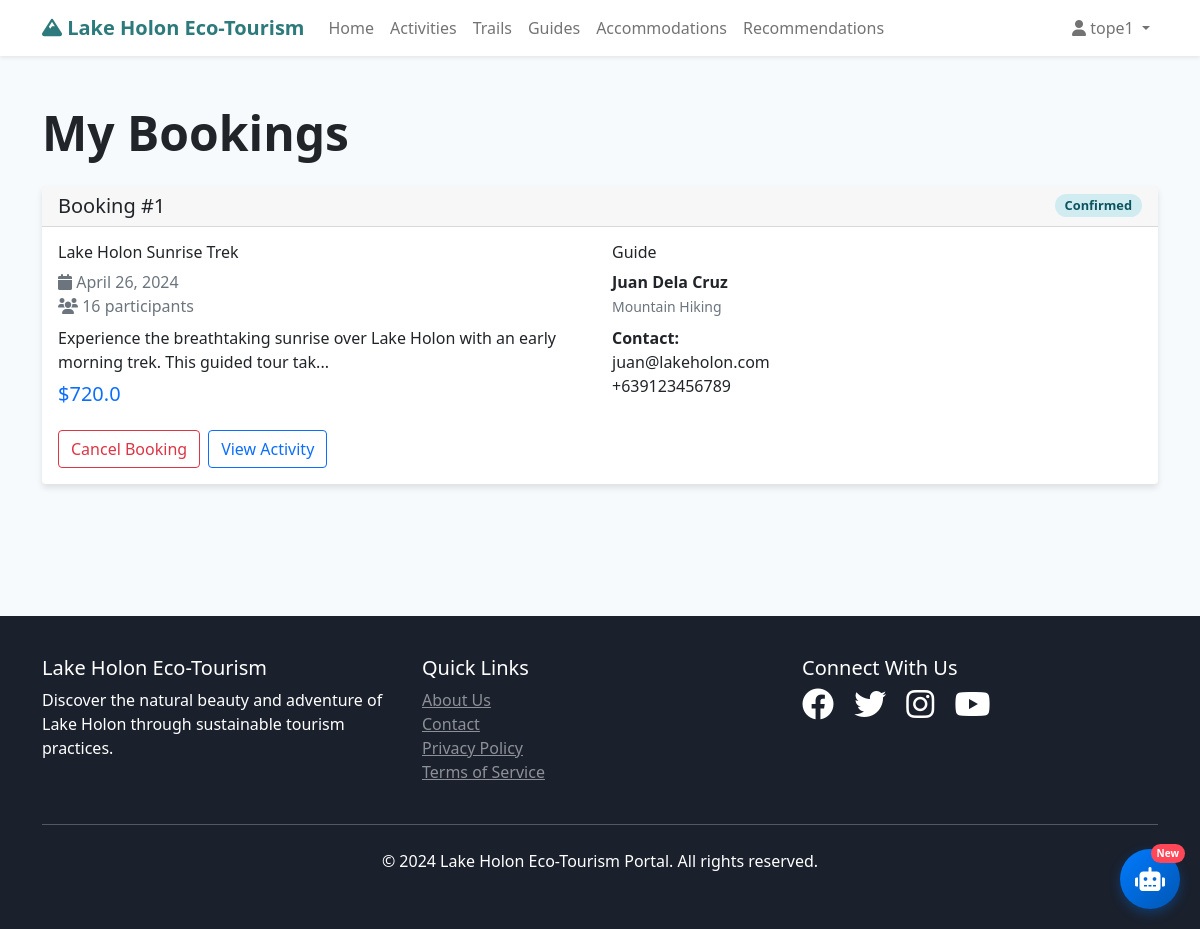
The page /booking/manage (signed in) on the database its author committed.
### app/models.py (models this page shows, shortened)
class User(UserMixin, db.Model):
    id = db.Column(db.Integer, primary_key=True)
    username = db.Column(db.String(80), unique=True, nullable=False)
    email = db.Column(db.String(120), unique=True, nullable=False)
    password_hash = db.Column(db.String(128))
    first_name = db.Column(db.String(50), nullable=False)
    last_name = db.Column(db.String(50), nullable=False)
    phone = db.Column(db.String(20))
    is_admin = db.Column(db.Boolean, default=False)
    created_at = db.Column(db.DateTime, default=datetime.utcnow)
    bookings = db.relationship('Booking', backref='user', lazy=True)
    reviews = db.relationship('Review', backref='user', lazy=True)

class Booking(db.Model):
    id = db.Column(db.Integer, primary_key=True)
    user_id = db.Column(db.Integer, db.ForeignKey('user.id'), nullable=False)
    activity_id = db.Column(db.Integer, db.ForeignKey('activity.id'), nullable=False)
    guide_id = db.Column(db.Integer, db.ForeignKey('guide.id'), nullable=False)
    booking_date = db.Column(db.DateTime, nullable=False)
    number_of_participants = db.Column(db.Integer, nullable=False)
    total_price = db.Column(db.Float, nullable=False)
    status = db.Column(db.String(20), default='pending')  # pending, confirmed, cancelled, completed
    special_requests = db.Column(db.Text)
    created_at = db.Column(db.DateTime, default=datetime.utcnow)
    updated_at = db.Column(db.DateTime, default=datetime.utcnow, onupdate=datetime.utcnow)

class Activity(db.Model):
    id = db.Column(db.Integer, primary_key=True)
    name = db.Column(db.String(100), nullable=False)
    description = db.Column(db.Text, nullable=False)
    category = db.Column(db.String(50), nullable=False)  # hiking, camping, wildlife, etc.
    difficulty = db.Column(db.String(20), nullable=False)  # easy, moderate, hard
    duration_hours = db.Column(db.Float, nullable=False)
    max_participants = db.Column(db.Integer, nullable=False)
    price = db.Column(db.Float, nullable=False)
    image_url = db.Column(db.String(200))
    is_active = db.Column(db.Boolean, default=True)
    created_at = db.Column(db.DateTime, default=datetime.utcnow)
    bookings = db.relationship('Booking', backref='activity', lazy=True)
    reviews = db.relationship('Review', backref='activity', lazy=True)

class Guide(db.Model):
    id = db.Column(db.Integer, primary_key=True)
    name = db.Column(db.String(100), nullable=False)
    email = db.Column(db.String(120), unique=True, nullable=False)
    phone = db.Column(db.String(20), nullable=False)
    specialization = db.Column(db.String(100), nullable=False)
    experience_years = db.Column(db.Integer, nullable=False)
    bio = db.Column(db.Text)
    image_url = db.Column(db.String(200))
    is_available = db.Column(db.Boolean, default=True)
    rating = db.Column(db.Float, default=0.0)
    created_at = db.Column(db.DateTime, default=datetime.utcnow)
    bookings = db.relationship('Booking', backref='guide', lazy=True)

### app/booking/routes.py (the view)
@bp.route('/manage')
@login_required
def manage_bookings():
    bookings = Booking.query.filter_by(user_id=current_user.id).order_by(Booking.created_at.desc()).all()
    return render_template('booking/manage_bookings.html', bookings=bookings)

### app/templates/booking/manage_bookings.html (shortened to what this page needs)
{% extends "base.html" %}
{% block content %}
<div class="container py-5">
    <div class="row">
        <div class="col-12">
            <h1 class="display-5 fw-bold mb-4">My Bookings</h1>
            {% if bookings %}
                {% for booking in bookings %}
                <div class="card mb-4">
                    <div class="card-header">
                        <div class="d-flex justify-content-between align-items-center">
                            <h5 class="mb-0">Booking #{{ booking.id }}</h5>
                            <span class="badge booking-status status-{{ booking.status }}">{{ booking.status.title() }}</span>
                        </div>
                    </div>
                    <div class="card-body">
                        <div class="row">
                            <div class="col-md-6">
                                <h6>{{ booking.activity.name }}</h6>
                                <p class="text-muted mb-2">
                                    <i class="fas fa-calendar"></i> {{ booking.booking_date.strftime('%B %d, %Y') }}<br>
                                    <i class="fas fa-users"></i> {{ booking.number_of_participants }} participants
                                </p>
                                <p class="mb-2">{{ booking.activity.description[:100] }}...</p>
                                <h5 class="text-primary">${{ booking.total_price }}</h5>
                            </div>
                            <div class="col-md-6">
                                <h6>Guide</h6>
                                <p class="mb-2">
                                    <strong>{{ booking.guide.name }}</strong><br>
                                    <small class="text-muted">{{ booking.guide.specialization }}</small>
                                </p>
                                <p class="mb-2">
                                    <strong>Contact:</strong><br>
                                    {{ booking.guide.email }}<br>
                                    {{ booking.guide.phone }}
                                </p>
                            </div>
                        </div>
                        <div class="d-flex gap-2 mt-3">
                            {% if booking.status in ['pending', 'confirmed'] %}
                            <a href="{{ url_for('booking.cancel_booking', booking_id=booking.id) }}" class="btn btn-outline-danger">Cancel Booking</a>
                            {% endif %}
                            <a href="{{ url_for('main.activity_detail', id=booking.activity.id) }}" class="btn btn-outline-primary">View Activity</a>
                        </div>
                    </div>
                </div>
                {% endfor %}
            {% endif %}
        </div>
    </div>
</div>
{% endblock %}

### app/templates/base.html (shortened to what this page needs)
<!DOCTYPE html>
<html lang="en">
<head>
    <link href="https://cdn.jsdelivr.net/npm/bootstrap@5.1.3/dist/css/bootstrap.min.css" rel="stylesheet">
    <link href="https://cdnjs.cloudflare.com/ajax/libs/font-awesome/6.0.0/css/all.min.css" rel="stylesheet">
</head>
<body>
    <nav class="navbar navbar-expand-lg navbar-light bg-white shadow-sm">
        <div class="container">
            <a class="navbar-brand" href="{{ url_for('main.index') }}">
                <i class="fas fa-mountain"></i> Lake Holon Eco-Tourism
            </a>
            <div class="collapse navbar-collapse" id="navbarNav">
                <ul class="navbar-nav me-auto">
                    <li class="nav-item">
                        <a class="nav-link" href="{{ url_for('main.index') }}">Home</a>
                    </li>
                    <li class="nav-item">
                        <a class="nav-link" href="{{ url_for('main.activities') }}">Activities</a>
                    </li>
                    <li class="nav-item">
                        <a class="nav-link" href="{{ url_for('main.trails') }}">Trails</a>
                    </li>
                    <li class="nav-item">
                        <a class="nav-link" href="{{ url_for('main.guides') }}">Guides</a>
                    </li>
                    <li class="nav-item">
                        <a class="nav-link" href="{{ url_for('main.accommodations') }}">Accommodations</a>
                    </li>
                    <li class="nav-item">
                        <a class="nav-link" href="{{ url_for('recommendations.get_recommendations') }}">Recommendations</a>
                    </li>
                </ul>
                <ul class="navbar-nav">
                    {% if current_user.is_authenticated %}
                        <li class="nav-item dropdown">
                            <a class="nav-link dropdown-toggle" href="#" id="navbarDropdown" role="button" data-bs-toggle="dropdown">
                                <i class="fas fa-user"></i> {{ current_user.first_name }}
                            </a>
                        </li>
                    {% endif %}
                </ul>
            </div>
        </div>
    </nav>
    <main>
        {% block content %}{% endblock %}
    </main>
    <footer class="footer">
        <div class="container">
            <div class="row">
                <div class="col-md-4">
                    <h5>Lake Holon Eco-Tourism</h5>
                    <p>Discover the natural beauty and adventure of Lake Holon through sustainable tourism practices.</p>
                </div>
                <div class="col-md-4">
                    <h5>Quick Links</h5>
                    <ul class="list-unstyled">
                        <li><a href="{{ url_for('main.about') }}" class="text-white-50">About Us</a></li>
                        <li><a href="{{ url_for('main.contact') }}" class="text-white-50">Contact</a></li>
                        <li><a href="#" class="text-white-50">Privacy Policy</a></li>
                        <li><a href="#" class="text-white-50">Terms of Service</a></li>
                    </ul>
                </div>
                <div class="col-md-4">
                    <h5>Connect With Us</h5>
                    <div>
                        <a href="#" class="text-white me-3"><i class="fab fa-facebook fa-2x"></i></a>
                        <a href="#" class="text-white me-3"><i class="fab fa-twitter fa-2x"></i></a>
                        <a href="#" class="text-white me-3"><i class="fab fa-instagram fa-2x"></i></a>
                        <a href="#" class="text-white"><i class="fab fa-youtube fa-2x"></i></a>
                    </div>
                </div>
            </div>
            <hr class="my-4 bg-white">
            <div class="text-center">
                <p>&copy; 2024 Lake Holon Eco-Tourism Portal. All rights reserved.</p>
            </div>
        </div>
    </footer>
{% if current_user.is_authenticated %}
<div class="floating-chat-btn" onclick="openChat()">
    <i class="fas fa-robot"></i>
    <span class="chat-badge">New</span>
</div>
{% endif %}
</body>
</html>

### app/templates/base.html (style rules this page uses)
:root { --primary-color: #2c7a7b; --secondary-color: #38b2ac; --accent-color: #81e6d9; --dark-color: #1a202c; --light-color: #f7fafc; }
body { font-family: 'Segoe UI', Tahoma, Geneva, Verdana, sans-serif; background-color: var(--light-color); }
.navbar-brand { font-weight: bold; color: var(--primary-color) !important; }
.card { border: none; box-shadow: 0 4px 6px rgba(0, 0, 0, 0.1); transition: transform 0.3s ease, box-shadow 0.3s ease; }
.footer { background-color: var(--dark-color); color: white; padding: 40px 0; margin-top: 60px; }
.booking-status { font-weight: bold; padding: 5px 10px; border-radius: 15px; font-size: 0.8rem; }
.status-confirmed { background-color: #d1ecf1; color: #0c5460; }

### rows shown on the page
User: first_name "tope1"
Booking: id "1", status "Confirmed", activity.name "Lake Holon Sunrise Trek", booking_date "April 26, 2024", number_of_participants "16", activity "Experience the breathtaking sunrise over Lake Holon with an early morning trek. This guided tour tak", total_price "720.0", guide.name "Juan Dela Cruz", guide.specialization "Mountain Hiking", guide.email "juan@lakeholon.com", guide.phone "+639123456789"
